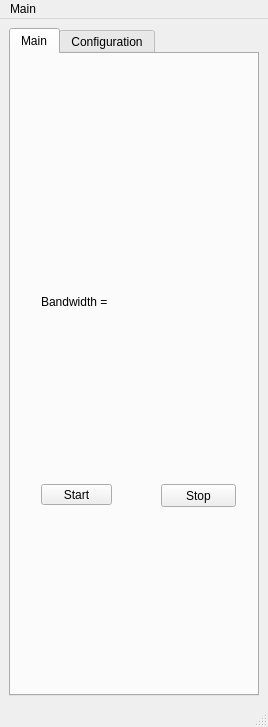
<?xml version="1.0" encoding="UTF-8"?>
<ui version="4.0">
 <class>MainWindow</class>
 <widget class="QMainWindow" name="MainWindow">
  <property name="geometry">
   <rect>
    <x>0</x>
    <y>0</y>
    <width>268</width>
    <height>713</height>
   </rect>
  </property>
  <property name="sizePolicy">
   <sizepolicy hsizetype="Preferred" vsizetype="Maximum">
    <horstretch>0</horstretch>
    <verstretch>0</verstretch>
   </sizepolicy>
  </property>
  <property name="windowTitle">
   <string>MainWindow</string>
  </property>
  <widget class="QWidget" name="centralwidget">
   <layout class="QHBoxLayout" name="horizontalLayout">
    <item>
     <widget class="QTabWidget" name="tabWidget">
      <property name="sizePolicy">
       <sizepolicy hsizetype="Maximum" vsizetype="Preferred">
        <horstretch>0</horstretch>
        <verstretch>0</verstretch>
       </sizepolicy>
      </property>
      <property name="minimumSize">
       <size>
        <width>250</width>
        <height>0</height>
       </size>
      </property>
      <property name="currentIndex">
       <number>0</number>
      </property>
      <widget class="QWidget" name="Main">
       <attribute name="title">
        <string>Main</string>
       </attribute>
       <widget class="QPushButton" name="startButton">
        <property name="geometry">
         <rect>
          <x>30</x>
          <y>430</y>
          <width>71</width>
          <height>21</height>
         </rect>
        </property>
        <property name="text">
         <string>Start</string>
        </property>
       </widget>
       <widget class="QPushButton" name="stopButton">
        <property name="geometry">
         <rect>
          <x>150</x>
          <y>430</y>
          <width>75</width>
          <height>23</height>
         </rect>
        </property>
        <property name="text">
         <string>Stop</string>
        </property>
       </widget>
       <widget class="QLabel" name="bandwidthlabel">
        <property name="geometry">
         <rect>
          <x>30</x>
          <y>240</y>
          <width>151</width>
          <height>16</height>
         </rect>
        </property>
        <property name="text">
         <string>Bandwidth = </string>
        </property>
       </widget>
      </widget>
      <widget class="QWidget" name="Config">
       <attribute name="title">
        <string>Configuration</string>
       </attribute>
       <layout class="QVBoxLayout" name="verticalLayout">
        <item>
         <widget class="QGroupBox" name="commonmode">
          <property name="sizePolicy">
           <sizepolicy hsizetype="Preferred" vsizetype="Maximum">
            <horstretch>0</horstretch>
            <verstretch>0</verstretch>
           </sizepolicy>
          </property>
          <property name="title">
           <string>Common Mode Control</string>
          </property>
          <layout class="QVBoxLayout" name="verticalLayout_5">
           <item>
            <widget class="QCheckBox" name="CMBW">
             <property name="text">
              <string>High Bandwidth Mode</string>
             </property>
            </widget>
           </item>
           <item>
            <widget class="QComboBox" name="CMDrv">
             <item>
              <property name="text">
               <string>Low cap drive</string>
              </property>
             </item>
             <item>
              <property name="text">
               <string>Medium low cap drive</string>
              </property>
             </item>
             <item>
              <property name="text">
               <string>Medium high cap drive</string>
              </property>
             </item>
             <item>
              <property name="text">
               <string>High cap drive</string>
              </property>
             </item>
            </widget>
           </item>
          </layout>
         </widget>
        </item>
        <item>
         <widget class="QGroupBox" name="rld">
          <property name="sizePolicy">
           <sizepolicy hsizetype="Preferred" vsizetype="Maximum">
            <horstretch>0</horstretch>
            <verstretch>0</verstretch>
           </sizepolicy>
          </property>
          <property name="title">
           <string>Right Leg Drive Control</string>
          </property>
          <layout class="QVBoxLayout" name="verticalLayout_6">
           <item>
            <widget class="QCheckBox" name="CheckRLDToggle">
             <property name="text">
              <string>RLD Toggle</string>
             </property>
            </widget>
           </item>
           <item>
            <widget class="QCheckBox" name="RLDBW">
             <property name="text">
              <string>High Bandwidth Mode</string>
             </property>
            </widget>
           </item>
           <item>
            <widget class="QComboBox" name="RLDDrv">
             <item>
              <property name="text">
               <string>Low cap drive</string>
              </property>
             </item>
             <item>
              <property name="text">
               <string>Medium low cap drive</string>
              </property>
             </item>
             <item>
              <property name="text">
               <string>Medium high cap drive</string>
              </property>
             </item>
             <item>
              <property name="text">
               <string>High cap drive</string>
              </property>
             </item>
            </widget>
           </item>
          </layout>
         </widget>
        </item>
        <item>
         <widget class="QGroupBox" name="digitalfilter">
          <property name="sizePolicy">
           <sizepolicy hsizetype="Preferred" vsizetype="Maximum">
            <horstretch>0</horstretch>
            <verstretch>0</verstretch>
           </sizepolicy>
          </property>
          <property name="title">
           <string>AFE Resolution</string>
          </property>
          <layout class="QVBoxLayout" name="verticalLayout_4">
           <item>
            <widget class="QCheckBox" name="C1Res">
             <property name="text">
              <string>C1 High Res</string>
             </property>
            </widget>
           </item>
           <item>
            <widget class="QCheckBox" name="C2Res">
             <property name="text">
              <string>C2 High Res</string>
             </property>
            </widget>
           </item>
           <item>
            <widget class="QCheckBox" name="C3Res">
             <property name="text">
              <string>C3 High Res</string>
             </property>
            </widget>
           </item>
          </layout>
         </widget>
        </item>
        <item>
         <widget class="QGroupBox" name="groupBox_2">
          <property name="sizePolicy">
           <sizepolicy hsizetype="Preferred" vsizetype="Maximum">
            <horstretch>0</horstretch>
            <verstretch>0</verstretch>
           </sizepolicy>
          </property>
          <property name="title">
           <string>Digital Filters Enable</string>
          </property>
          <layout class="QHBoxLayout" name="horizontalLayout_2">
           <item>
            <widget class="QCheckBox" name="C1Filter">
             <property name="text">
              <string>C1</string>
             </property>
            </widget>
           </item>
           <item>
            <widget class="QCheckBox" name="C3Filter">
             <property name="text">
              <string>C3</string>
             </property>
            </widget>
           </item>
           <item>
            <widget class="QCheckBox" name="C2Filter">
             <property name="text">
              <string>C2</string>
             </property>
            </widget>
           </item>
          </layout>
         </widget>
        </item>
        <item>
         <widget class="QGroupBox" name="R2C">
          <property name="sizePolicy">
           <sizepolicy hsizetype="Preferred" vsizetype="Maximum">
            <horstretch>0</horstretch>
            <verstretch>0</verstretch>
           </sizepolicy>
          </property>
          <property name="minimumSize">
           <size>
            <width>0</width>
            <height>50</height>
           </size>
          </property>
          <property name="title">
           <string>R2</string>
          </property>
          <layout class="QVBoxLayout" name="verticalLayout_2">
           <item>
            <widget class="QComboBox" name="R2R">
             <item>
              <property name="text">
               <string>4</string>
              </property>
             </item>
             <item>
              <property name="text">
               <string>5</string>
              </property>
             </item>
             <item>
              <property name="text">
               <string>6</string>
              </property>
             </item>
             <item>
              <property name="text">
               <string>8</string>
              </property>
             </item>
            </widget>
           </item>
          </layout>
         </widget>
        </item>
        <item>
         <widget class="QGroupBox" name="R3C">
          <property name="sizePolicy">
           <sizepolicy hsizetype="Preferred" vsizetype="Maximum">
            <horstretch>0</horstretch>
            <verstretch>0</verstretch>
           </sizepolicy>
          </property>
          <property name="minimumSize">
           <size>
            <width>0</width>
            <height>50</height>
           </size>
          </property>
          <property name="title">
           <string>R3</string>
          </property>
          <layout class="QVBoxLayout" name="verticalLayout_3">
           <item>
            <widget class="QComboBox" name="R3R">
             <item>
              <property name="text">
               <string>4</string>
              </property>
             </item>
             <item>
              <property name="text">
               <string>6</string>
              </property>
             </item>
             <item>
              <property name="text">
               <string>8</string>
              </property>
             </item>
             <item>
              <property name="text">
               <string>12</string>
              </property>
             </item>
             <item>
              <property name="text">
               <string>16</string>
              </property>
             </item>
             <item>
              <property name="text">
               <string>32</string>
              </property>
             </item>
             <item>
              <property name="text">
               <string>64</string>
              </property>
             </item>
             <item>
              <property name="text">
               <string>128</string>
              </property>
             </item>
            </widget>
           </item>
          </layout>
         </widget>
        </item>
        <item>
         <widget class="QPushButton" name="saveButton">
          <property name="text">
           <string>Save</string>
          </property>
         </widget>
        </item>
        <item>
         <widget class="QPushButton" name="uploadButton">
          <property name="text">
           <string>Upload</string>
          </property>
         </widget>
        </item>
        <item>
         <widget class="QProgressBar" name="progressBar">
          <property name="value">
           <number>0</number>
          </property>
         </widget>
        </item>
        <item>
         <widget class="QPushButton" name="pushButton">
          <property name="text">
           <string>Reset to Default</string>
          </property>
         </widget>
        </item>
       </layout>
      </widget>
     </widget>
    </item>
   </layout>
  </widget>
  <widget class="QMenuBar" name="menubar">
   <property name="geometry">
    <rect>
     <x>0</x>
     <y>0</y>
     <width>268</width>
     <height>21</height>
    </rect>
   </property>
   <widget class="QMenu" name="menuMain">
    <property name="title">
     <string>Main</string>
    </property>
   </widget>
   <addaction name="menuMain"/>
  </widget>
  <widget class="QStatusBar" name="statusbar"/>
 </widget>
 <resources/>
 <connections/>
</ui>
